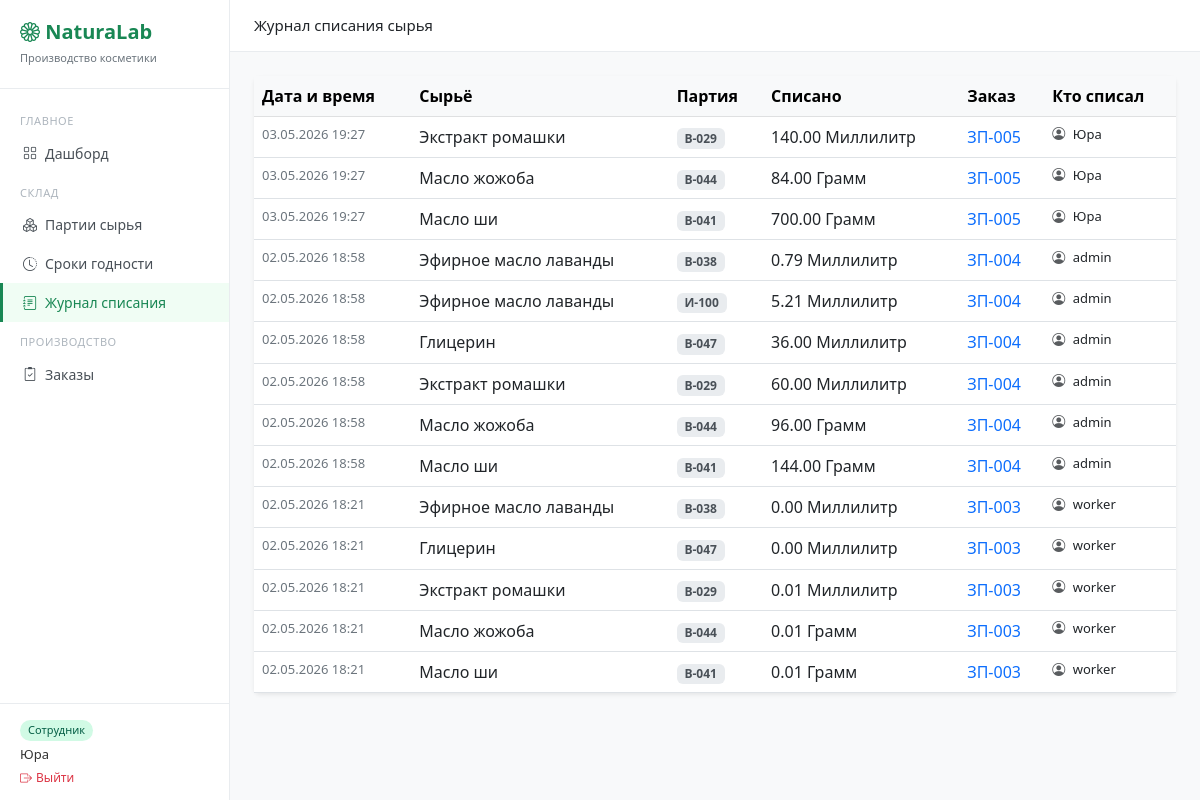
/warehouse/writeoff/ (signed in), run on the app's committed database.
### warehouse/models.py (models this page shows, shortened)
class WriteOffLog(models.Model):
    batch          = models.ForeignKey(Batch, on_delete=models.PROTECT, verbose_name='Партия')
    order          = models.ForeignKey('orders.ProductionOrder', on_delete=models.PROTECT,
                                       verbose_name='Заказ')
    quantity       = models.DecimalField(max_digits=10, decimal_places=5, verbose_name='Списано')
    written_off_at = models.DateTimeField(auto_now_add=True, verbose_name='Дата списания')
    written_off_by = models.ForeignKey('auth.User', on_delete=models.SET_NULL,
                                        null=True, blank=True, verbose_name='Кто списал')
    class Meta:
        verbose_name = 'Запись списания'
        verbose_name_plural = 'Журнал списания'
        ordering = ['-written_off_at']

class Batch(models.Model):
    STATUS_CHOICES = [
        ('available', 'Доступна'),
        ('depleted',  'Израсходована'),
        ('expired',   'Просрочена'),
    ]
    ingredient  = models.ForeignKey(Ingredient, on_delete=models.PROTECT, verbose_name='Сырьё')
    lot_number  = models.CharField(max_length=50, unique=True, verbose_name='Номер партии')
    quantity    = models.DecimalField(max_digits=10, decimal_places=3, verbose_name='Остаток')
    received_at = models.DateField(verbose_name='Дата поступления')
    expiry_date = models.DateField(verbose_name='Срок годности')
    status      = models.CharField(max_length=20, choices=STATUS_CHOICES, default='available')
    class Meta:
        verbose_name = 'Партия сырья'
        verbose_name_plural = 'Партии сырья'
        ordering = ['expiry_date']

class Ingredient(models.Model):
    UNIT_CHOICES = [
        ('kg', 'Килограмм'),
        ('g',  'Грамм'),
        ('l',  'Литр'),
        ('ml', 'Миллилитр'),
    ]
    name         = models.CharField(max_length=200, verbose_name='Название')
    unit         = models.CharField(max_length=10, choices=UNIT_CHOICES, verbose_name='Единица измерения')
    description  = models.TextField(blank=True, verbose_name='Описание')
    min_quantity = models.DecimalField(max_digits=10, decimal_places=2, default=0,
                                       verbose_name='Минимальный остаток')
    class Meta:
        verbose_name = 'Сырьё'
        verbose_name_plural = 'Сырьё'

### orders/models.py (models this page shows, shortened)
class ProductionOrder(models.Model):
    STATUS_CHOICES = [
        ('draft',       'Черновик'),
        ('pending',     'Ожидание сырья'),
        ('in_progress', 'В работе'),
        ('done',        'Завершён'),
        ('cancelled',   'Отменён'),
    ]
    number     = models.CharField(max_length=20, unique=True, verbose_name='Номер', blank=True)
    product    = models.ForeignKey(Product, on_delete=models.PROTECT, verbose_name='Продукт')
    quantity   = models.PositiveIntegerField(verbose_name='Количество, шт')
    status     = models.CharField(max_length=20, choices=STATUS_CHOICES,
                                  default='draft', verbose_name='Статус')
    due_date   = models.DateField(verbose_name='Срок выпуска')
    created_at = models.DateTimeField(auto_now_add=True)
    created_by = models.ForeignKey('auth.User', on_delete=models.SET_NULL,
                                   null=True, blank=True, verbose_name='Создал')
    notes      = models.TextField(blank=True, verbose_name='Примечания')
    class Meta:
        verbose_name = 'Производственный заказ'
        verbose_name_plural = 'Производственные заказы'
        ordering = ['-created_at']

### warehouse/views.py (the view)
# urls.py: path('writeoff/', views.writeoff_log, name='writeoff-log'),
@login_required
def writeoff_log(request):
    logs = WriteOffLog.objects.select_related(
        'batch__ingredient', 'order', 'written_off_by'
    ).all()
    return render(request, 'warehouse/writeoff_log.html', {'logs': logs})

### templates/warehouse/writeoff_log.html (shortened to what this page needs)
{% extends 'base.html' %}
{% block page_title %}Журнал списания сырья{% endblock %}
{% block content %}
<div class="card border-0 shadow-sm">
  <div class="card-body p-0">
    <table class="table table-hover mb-0">
      <thead class="table-light">
        <tr>
          <th>Дата и время</th>
          <th>Сырьё</th>
          <th>Партия</th>
          <th>Списано</th>
          <th>Заказ</th>
          <th>Кто списал</th>
        </tr>
      </thead>
      <tbody>
        {% for log in logs %}
        <tr>
          <td style="font-size:13px;color:#6c757d">
            {{ log.written_off_at|date:"d.m.Y H:i" }}
          </td>
          <td class="fw-500">{{ log.batch.ingredient.name }}</td>
          <td>
            <span class="badge" style="background:#e9ecef;color:#495057">
              {{ log.batch.lot_number }}
            </span>
          </td>
          <td>
             {{ log.quantity|floatformat:2 }} {{ log.batch.ingredient.get_unit_display }}
          </td>
          <td>
            <a href="{% url 'order-detail' log.order.pk %}" class="text-decoration-none">
              {{ log.order.number }}
            </a>
          </td>
          <td style="font-size:13px">
            {% if log.written_off_by %}
              <i class="bi bi-person-circle me-1 text-muted"></i>
              {{ log.written_off_by.username }}
            {% else %}
              <span class="text-muted">—</span>
            {% endif %}
          </td>
        </tr>
        {% empty %}
        <tr>
          <td colspan="6" class="text-center text-muted py-4">
            Списаний пока нет — запустите производственный заказ
          </td>
        </tr>
        {% endfor %}
      </tbody>
    </table>
  </div>
</div>
{% endblock %}

### templates/base.HTML (shortened to what this page needs)
<!DOCTYPE html>
<html lang="ru">
<head>
  <link href="https://cdn.jsdelivr.net/npm/bootstrap@5.3.0/dist/css/bootstrap.min.css" rel="stylesheet">
  <link href="https://cdn.jsdelivr.net/npm/bootstrap-icons@1.11.0/font/bootstrap-icons.css" rel="stylesheet">
</head>
<body>
<div class="sidebar">
  <div class="logo">
    <h5><i class="bi bi-flower1"></i> NaturaLab</h5>
    <small>Производство косметики</small>
  </div>
  <div style="flex:1;overflow-y:auto">
    <div class="nav-section">ГЛАВНОЕ</div>
    <a href="{% url 'dashboard' %}" class="nav-link {% if request.resolver_match.url_name == 'dashboard' %}active{% endif %}">
      <i class="bi bi-grid me-2"></i>Дашборд
    </a>
    <div class="nav-section">СКЛАД</div>
    <a href="{% url 'batch-list' %}" class="nav-link {% if 'batch' in request.resolver_match.url_name %}active{% endif %}">
      <i class="bi bi-boxes me-2"></i>Партии сырья
    </a>
    <a href="{% url 'expiry-list' %}" class="nav-link {% if request.resolver_match.url_name == 'expiry-list' %}active{% endif %}">
      <i class="bi bi-clock-history me-2"></i>Сроки годности
    </a>
    <a href="{% url 'writeoff-log' %}" class="nav-link {% if request.resolver_match.url_name == 'writeoff-log' %}active{% endif %}">
      <i class="bi bi-journal-text me-2"></i>Журнал списания
    </a>
    <div class="nav-section">ПРОИЗВОДСТВО</div>
    <a href="{% url 'order-list' %}" class="nav-link {% if 'order' in request.resolver_match.url_name %}active{% endif %}">
      <i class="bi bi-clipboard2-check me-2"></i>Заказы
    </a>
  </div>
  <div style="padding:12px 20px;border-top:1px solid #e9ecef">
    <div style="margin-bottom:4px">
      {% if request.user.is_superuser %}
        <span class="user-badge badge-admin">Администратор</span>
      {% else %}
        <span class="user-badge badge-worker">Сотрудник</span>
      {% endif %}
    </div>
    <div style="font-size:13px;font-weight:500;color:#333">{{ request.user.username }}</div>
    <form method="post" action="{% url 'logout' %}" style="margin:0">
      <button type="submit" style="background:none;border:none;padding:0;font-size:12px;color:#dc3545;cursor:pointer">
        <i class="bi bi-box-arrow-right me-1"></i>Выйти
      </button>
    </form>
  </div>
</div>
<div class="topbar">
  <span style="font-size:15px;font-weight:500">{% block page_title %}{% endblock %}</span>
</div>
<div class="main-content">
  {% block content %}{% endblock %}
</div>
</body>
</html>

### templates/base.HTML (style rules this page uses)
body { background: #f8f9fa; }
.sidebar { min-height: 100vh; background: #fff; border-right: 1px solid #e9ecef; width: 230px; position: fixed; top: 0; left: 0; padding-top: 20px; display: flex; flex-direction: column; }
.sidebar .logo { padding: 0 20px 20px; border-bottom: 1px solid #e9ecef; margin-bottom: 12px; }
.sidebar .logo h5 { margin: 0; font-weight: 600; color: #198754; }
.sidebar .logo small { color: #6c757d; font-size: 11px; }
.sidebar .nav-link { color: #495057; padding: 9px 20px; font-size: 14px; border-left: 3px solid transparent; display: flex; align-items: center; }
.sidebar .nav-link.active { color: #198754; border-left-color: #198754; background: #f0fdf4; font-weight: 500; }
.sidebar .nav-section { font-size: 11px; color: #adb5bd; padding: 12px 20px 4px; letter-spacing: .05em; }
.main-content { margin-left: 230px; padding: 24px; }
.topbar { background: #fff; border-bottom: 1px solid #e9ecef; padding: 14px 24px; margin-left: 230px; display: flex; align-items: center; justify-content: space-between; }
.user-badge { display: inline-block; padding: 2px 8px; border-radius: 99px; font-size: 11px; font-weight: 500; }
.badge-worker { background: #d1fae5; color: #065f46; }

### data on the page
WriteOffLog: written_off_at "03.05.2026 19:27", batch.ingredient.name "Экстракт ромашки", batch.lot_number "B-029", quantity "140.00", batch.ingredient.unit "Миллилитр", order.number "ЗП-005", written_off_by.username "Юра"
WriteOffLog: written_off_at "03.05.2026 19:27", batch.ingredient.name "Масло жожоба", batch.lot_number "B-044", quantity "84.00", batch.ingredient.unit "Грамм", order.number "ЗП-005", written_off_by.username "Юра"
WriteOffLog: written_off_at "03.05.2026 19:27", batch.ingredient.name "Масло ши", batch.lot_number "B-041", quantity "700.00", batch.ingredient.unit "Грамм", order.number "ЗП-005", written_off_by.username "Юра"
WriteOffLog: written_off_at "02.05.2026 18:58", batch.ingredient.name "Эфирное масло лаванды", batch.lot_number "B-038", quantity "0.79", batch.ingredient.unit "Миллилитр", order.number "ЗП-004", written_off_by.username "admin"
WriteOffLog: written_off_at "02.05.2026 18:58", batch.ingredient.name "Эфирное масло лаванды", batch.lot_number "И-100", quantity "5.21", batch.ingredient.unit "Миллилитр", order.number "ЗП-004", written_off_by.username "admin"
WriteOffLog: written_off_at "02.05.2026 18:58", batch.ingredient.name "Глицерин", batch.lot_number "B-047", quantity "36.00", batch.ingredient.unit "Миллилитр", order.number "ЗП-004", written_off_by.username "admin"
WriteOffLog: written_off_at "02.05.2026 18:58", batch.ingredient.name "Экстракт ромашки", batch.lot_number "B-029", quantity "60.00", batch.ingredient.unit "Миллилитр", order.number "ЗП-004", written_off_by.username "admin"
WriteOffLog: written_off_at "02.05.2026 18:58", batch.ingredient.name "Масло жожоба", batch.lot_number "B-044", quantity "96.00", batch.ingredient.unit "Грамм", order.number "ЗП-004", written_off_by.username "admin"
WriteOffLog: written_off_at "02.05.2026 18:58", batch.ingredient.name "Масло ши", batch.lot_number "B-041", quantity "144.00", batch.ingredient.unit "Грамм", order.number "ЗП-004", written_off_by.username "admin"
WriteOffLog: written_off_at "02.05.2026 18:21", batch.ingredient.name "Эфирное масло лаванды", batch.lot_number "B-038", quantity "0.00", batch.ingredient.unit "Миллилитр", order.number "ЗП-003", written_off_by.username "worker"
WriteOffLog: written_off_at "02.05.2026 18:21", batch.ingredient.name "Глицерин", batch.lot_number "B-047", quantity "0.00", batch.ingredient.unit "Миллилитр", order.number "ЗП-003", written_off_by.username "worker"
WriteOffLog: written_off_at "02.05.2026 18:21", batch.ingredient.name "Экстракт ромашки", batch.lot_number "B-029", quantity "0.01", batch.ingredient.unit "Миллилитр", order.number "ЗП-003", written_off_by.username "worker"
WriteOffLog: written_off_at "02.05.2026 18:21", batch.ingredient.name "Масло жожоба", batch.lot_number "B-044", quantity "0.01", batch.ingredient.unit "Грамм", order.number "ЗП-003", written_off_by.username "worker"
WriteOffLog: written_off_at "02.05.2026 18:21", batch.ingredient.name "Масло ши", batch.lot_number "B-041", quantity "0.01", batch.ingredient.unit "Грамм", order.number "ЗП-003", written_off_by.username "worker"

### other printed values
{{ request.user.username }} "Юра"
